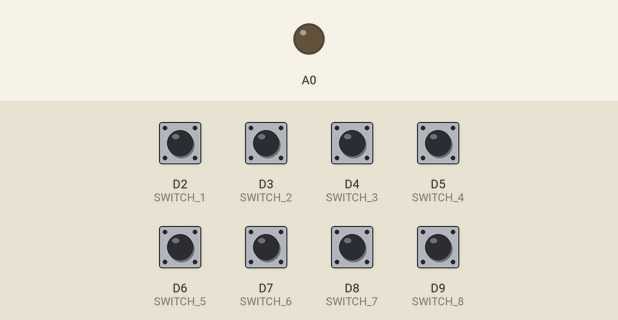
Simulated run of this sketch. Board: Arduino Zero (SAMD21). On the bench: output pins drawn as LEDs (lit = HIGH). Dashed ring = blinking. The inputs (shaded band) are chosen by the test bench; at power-on: D2 (SWITCH_1), D3 (SWITCH_2), D4 (SWITCH_3), D5 (SWITCH_4), D6 (SWITCH_5), D7 (SWITCH_6), D8 (SWITCH_7), D9 (SWITCH_8) HIGH.

Above: at 1.2 s.
1.3 s: D2 (SWITCH_1) pulled LOW for 0.15 s
At 1.57 s:
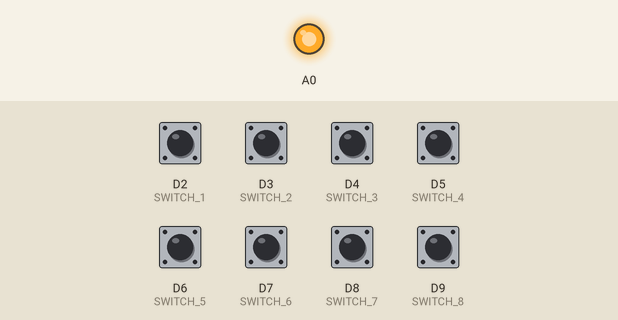
4.3 s: D5 (SWITCH_4) pulled LOW for 0.15 s
At 6.2 s:
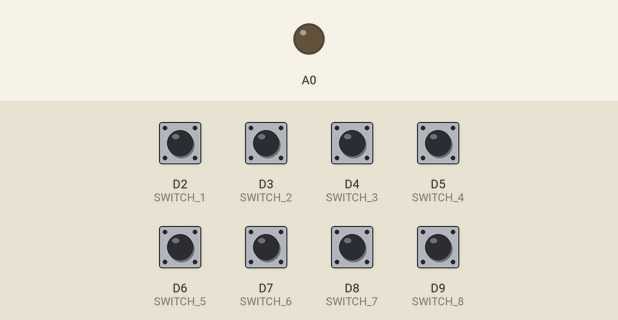
7.3 s: D3 (SWITCH_2) pulled LOW for 0.15 s
At 9.0 s:
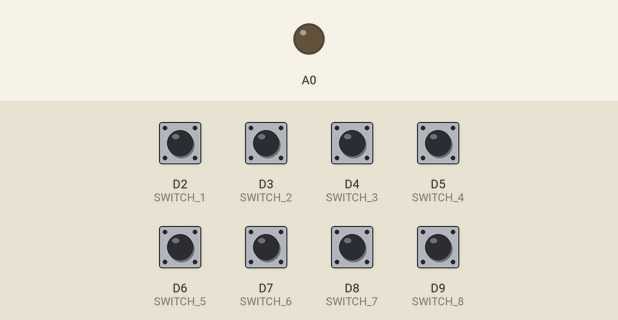
10.3 s: D4 (SWITCH_3) pulled LOW for 0.15 s
At 10.5 s:
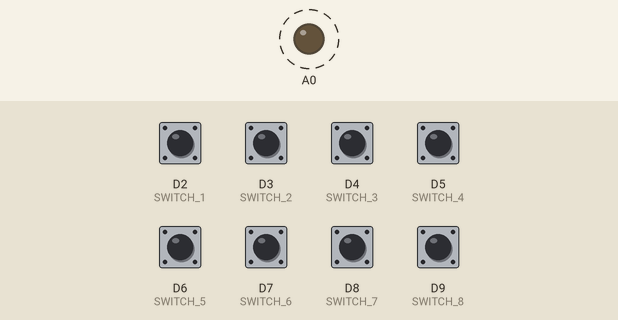
13.3 s: D6 (SWITCH_5) pulled LOW for 0.15 s
At 15.4 s:
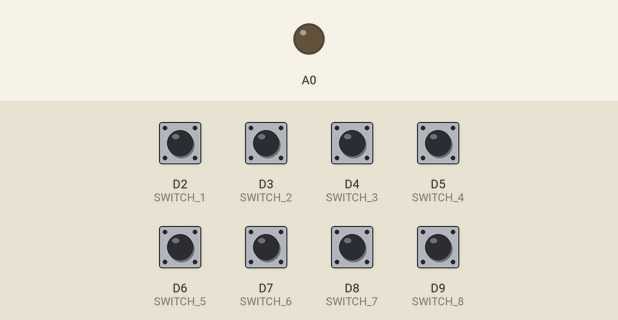
16.3 s: D2 (SWITCH_1) pulled LOW for 1 s
At 16.87 s:
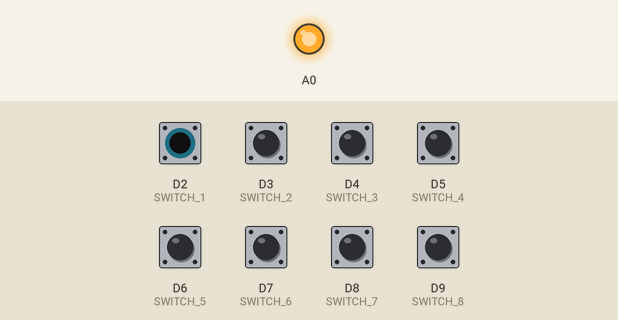
Timing chart, 0 to 19.3 s (numbered marks = the images above; inputs shaded):
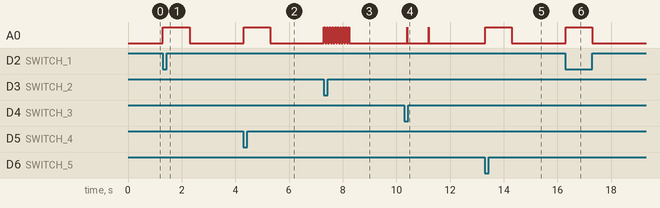

The sketch:

vibration_and_keyboard_8_key.ino
```cpp
#include <Keyboard.h>
#include <math.h>

//스위치 & 핀
#define SWITCH_1 2
#define SWITCH_2 3
#define SWITCH_3 4
#define SWITCH_4 5
#define SWITCH_5 6
#define SWITCH_6 7
#define SWITCH_7 8
#define SWITCH_8 9
#define ACTUATOR_1 DAC0 //아두이노 DUE DAC핀


//키보드 관련
int pins[8] = {SWITCH_1, SWITCH_2, SWITCH_3, SWITCH_4, SWITCH_5, SWITCH_6, SWITCH_7, SWITCH_8};
char keycodes[8] = {'q', 'w', 'e', 'r', 'a', 's', 'd', 'f'};

bool currentSwitchState[8] = {HIGH, HIGH, HIGH, HIGH, HIGH, HIGH, HIGH, HIGH};  // 눌리기 전
bool prevSwitchState[8] = {HIGH, HIGH, HIGH, HIGH, HIGH, HIGH, HIGH, HIGH};  // 이전 상태

#define DEBOUNCE_DELAY 20 //채터링 방지 시간(millisecond)
unsigned long lastDebounceTime[8] = {0, 0, 0, 0, 0, 0, 0, 0};


//진동자 제어 관련
#define DEFAULT_FREQUENCY 10 //기준 진동수
int vibrationKey = 0;
int vibrationType = 0;
int frequency = DEFAULT_FREQUENCY;

unsigned long vibrationStartTime = 0; //진동 울릴 시간
bool isVibrating = false; //진동 킬 때, 진동 울려야 할 때
bool vibratorOn = false; //진동 함수 호출
unsigned long lastVibrationUpdate = 0;


//파동 룩업 테이블
#define TABLE_SIZE 1024
#define MAX_AMPLITUDE 4095 //12 비트 범위 : 0 ~ 4095
unsigned short sineWaveTable[TABLE_SIZE]; //양수 & 용량 최적화 위해 unsigned short
unsigned short squareWaveTable[TABLE_SIZE];
unsigned short pulseWaveTable[TABLE_SIZE];
unsigned short triangleWaveTable[TABLE_SIZE];
unsigned short sawtoothWaveTable[TABLE_SIZE];


void offActuator();
void updateVibration();

void setup() {
  pinMode(SWITCH_1, INPUT_PULLUP);
  pinMode(SWITCH_2, INPUT_PULLUP);
  pinMode(SWITCH_3, INPUT_PULLUP);
  pinMode(SWITCH_4, INPUT_PULLUP);
  pinMode(SWITCH_5, INPUT_PULLUP);
  pinMode(SWITCH_6, INPUT_PULLUP);
  pinMode(SWITCH_7, INPUT_PULLUP);
  pinMode(SWITCH_8, INPUT_PULLUP);
  pinMode(SWITCH_1, INPUT_PULLUP);
  pinMode(SWITCH_2, INPUT_PULLUP);
  pinMode(SWITCH_3, INPUT_PULLUP);
  pinMode(SWITCH_4, INPUT_PULLUP);
  pinMode(SWITCH_5, INPUT_PULLUP);
  pinMode(SWITCH_6, INPUT_PULLUP);
  pinMode(SWITCH_7, INPUT_PULLUP);
  pinMode(SWITCH_8, INPUT_PULLUP);
  //사인파
  for (int i = 0; i < TABLE_SIZE; i++) {
    sineWaveTable[i] = 2048 + 2047 * sin(2 * PI * i / TABLE_SIZE);
  }
  //사각파
  for (int i = 0; i < TABLE_SIZE; i++) {
    if (i < TABLE_SIZE / 2) {
      squareWaveTable[i] = MAX_AMPLITUDE;
    }
    else {
      squareWaveTable[i] = 0;
    }
  }
  //펄스
  for (int i = 0; i < TABLE_SIZE; i++) {
    if (i < TABLE_SIZE / 16) {
      pulseWaveTable[i] = MAX_AMPLITUDE;
    }
    else {
      pulseWaveTable[i] = 0;
    }
  }
  //삼각파
  for (int i = 0; i < TABLE_SIZE; i++) {
    if (i < TABLE_SIZE / 2) {
      triangleWaveTable[i] = (2 * MAX_AMPLITUDE * i) / TABLE_SIZE;
    }
    else {
      triangleWaveTable[i] = MAX_AMPLITUDE - (2 * MAX_AMPLITUDE * (i - TABLE_SIZE / 2)) / TABLE_SIZE;
    }
  }
  //톱니파
  for (int i = 0; i < TABLE_SIZE; i++) {
    sawtoothWaveTable[i] = (MAX_AMPLITUDE * i) / TABLE_SIZE;
  }
}

void loop() {
  unsigned long currentMillis = millis();
  //핀 전부 읽기
  for (int i = 0; i < 8; i++) {
    currentSwitchState[i] = digitalRead(pins[i]);
  }
  //핀 상태 변화 감지
  for (int i = 0; i < 8; i++) {
    if (currentSwitchState[i] != prevSwitchState[i] && currentMillis - lastDebounceTime[i] > DEBOUNCE_DELAY) {
      lastDebounceTime[i] = currentMillis;
      if (currentSwitchState[i] == LOW) {
        Keyboard.press(keycodes[i]);
        vibrationStartTime = currentMillis;
        vibrationKey = i + 1; // 진동 울릴 키
        isVibrating = true;
      }
      else {
        Keyboard.release(keycodes[i]);
      }
    prevSwitchState[i] = currentSwitchState[i];
    }
  }

 // 1~5 : 파형 변화 6~8 : 진동수 변화
  if (isVibrating) {
    unsigned long elapsedTime = currentMillis - vibrationStartTime;
      switch (vibrationKey){
      case 1:{
        vibrationType = 1;
        if (elapsedTime < 1000) {
          vibratorOn = true;
        }
        else{
          offActuator();
        }
        break;
      }
      case 2:{
        vibrationType = 2;
        if (elapsedTime < 1000) {
          vibratorOn = true;
        }
        else{
          offActuator();
        }
        break;
      }
      case 3:{
        vibrationType = 3;
        if (elapsedTime < 1000) {
          vibratorOn = true;
        }
        else{
          offActuator();
        }
        break;
      }
      case 4:{
        vibrationType = 4;
        if (elapsedTime < 1000) {
          vibratorOn = true;
        }
        else{
          offActuator();
        }
        break;
      }
      case 5:{
        vibrationType = 5;
        if (elapsedTime < 1000) {
          vibratorOn = true;
        }
        else{
          offActuator();
        }
        break;
      }
      case 6:{
        frequency = 50;
        offActuator();
        break;
      }
      case 7:{
        frequency = 70;
        offActuator();
        break;
      }
      case 8:{
        frequency = 90;
        offActuator();
        break;
      }
      default: {
        offActuator();
      }
    }
  }
    // 진동자 동작 제어
  if (vibratorOn) {
    updateVibration();
  }
  else {
    analogWrite(ACTUATOR_1, 0);  // 진동자 신호 중단
  }
}

void offActuator(){
  isVibrating = false;
  vibratorOn = false;
  vibrationKey = 0;
  vibrationType = 0;
}

void updateVibration() {
    unsigned long currentMillis = millis();
    if (currentMillis - lastVibrationUpdate >= 0.01) {  // 업데이트 주기
      int index;
      int signal = 0;
      switch (vibrationType){
        case 1:{ //사인파
          index = (int)((currentMillis - vibrationStartTime) * frequency * TABLE_SIZE / 1000) % TABLE_SIZE;
          signal = sineWaveTable[index];
          break;
        }
        case 2:{ //사각파
          index = (int)((currentMillis - vibrationStartTime) * frequency * TABLE_SIZE / 1000) % TABLE_SIZE;
          signal = squareWaveTable[index];
          break;
        }
        case 3:{ //펄스
          index = (int)((currentMillis - vibrationStartTime) * frequency * TABLE_SIZE / 1000) % TABLE_SIZE;
          signal = pulseWaveTable[index];
          break;
        }
        case 4: { //삼각파
          index = (int)((currentMillis - vibrationStartTime) * frequency * TABLE_SIZE / 1000) % TABLE_SIZE;
          signal = triangleWaveTable[index];
          break;
        }
        case 5: { //톱니파
          index = (int)((currentMillis - vibrationStartTime) * frequency * TABLE_SIZE / 1000) % TABLE_SIZE;
          signal = sawtoothWaveTable[index];
          break;
        }
        default: {
          signal = 0;
        }
      }
      analogWrite(ACTUATOR_1, signal);
      lastVibrationUpdate = currentMillis;
    }
}
```

Measured:
- after the input at 1.3 s, A0: LOW → HIGH at once, → LOW 1.0 s later
- after the input at 4.3 s, A0: LOW → HIGH at once, → LOW 1.0 s later
- after the input at 7.3 s, A0: alternates HIGH for 0.05 s and LOW for 0.05 s, 20 changes in all, then stays LOW, starting at once
- after the input at 10.3 s, A0: alternates HIGH for 0.01 s and LOW for 0.79 s, 4 changes in all, then stays LOW, starting after 0.10 s
- after the input at 13.3 s, A0: LOW → HIGH at once, → LOW 0.99 s later
- after the input at 16.3 s, A0: LOW → HIGH at once, → LOW 1.0 s later
